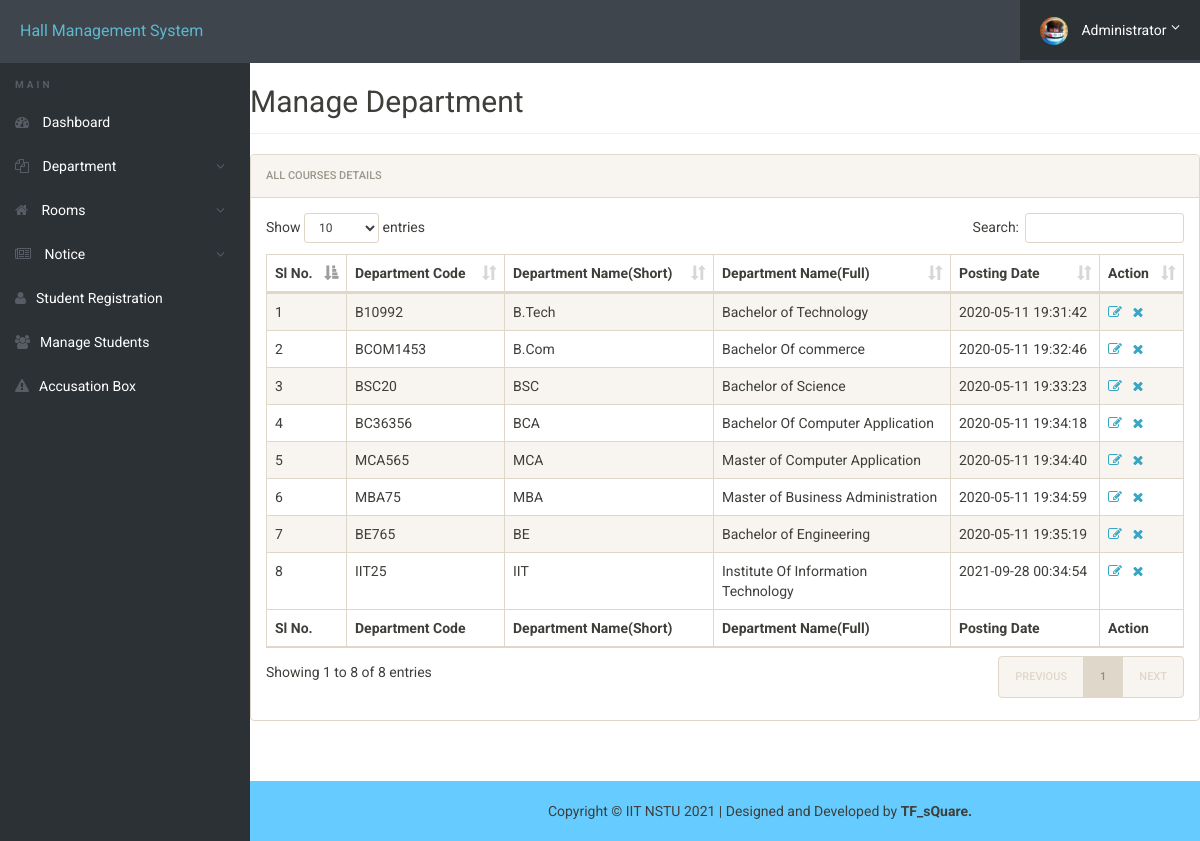
Page /admin/manage-courses.php (signed in) on the committed database.
### tables this page shows
CREATE TABLE `courses` (
  `id` int(11) NOT NULL,
  `course_code` varchar(255) NOT NULL,
  `course_sn` varchar(255) NOT NULL,
  `course_fn` varchar(255) NOT NULL,
  `posting_date` timestamp NOT NULL DEFAULT current_timestamp()
);

### admin/manage-courses.php (the view, shortened to what this page needs)
<?php
include('includes/config.php');
?>
<!doctype html>
<html lang="en" class="no-js">
<head>
	<link rel="stylesheet" href="css/font-awesome.min.css">
	<link rel="stylesheet" href="css/bootstrap.min.css">
	<link rel="stylesheet" href="css/dataTables.bootstrap.min.css">
	<link rel="stylesheet" href="css/bootstrap-social.css">
	<link rel="stylesheet" href="css/bootstrap-select.css">
	<link rel="stylesheet" href="css/fileinput.min.css">
	<link rel="stylesheet" href="css/awesome-bootstrap-checkbox.css">
	<link rel="stylesheet" href="css/style.css">
</head>
<body>
	<?php include('includes/header.php');?>
	<div class="ts-main-content div-space">
		<?php include('includes/sidebar.php');?>
		<div class="content-wrapper" style="margin-top:50px;>
			<div class="container-fluid">
				<div class="row">
					<div class="col-md-12">
						<h2 class="page-title">Manage Department</h2>
						<div class="panel panel-default">
							<div class="panel-heading">All Courses Details</div>
							<div class="panel-body">
								<table id="zctb" class="display table table-striped table-bordered table-hover" cellspacing="0" width="100%">
									<thead>
										<tr>
											<th>Sl No.</th>
											<th>Department Code</th>
											<th>Department Name(Short)</th>
											<th>Department Name(Full)</th>
											<th>Posting Date </th>
											<th>Action</th>
										</tr>
									</thead>
									<tfoot>
										<tr>
											<th>Sl No.</th>
											<th>Department Code</th>
											<th>Department Name(Short)</th>
											<th>Department Name(Full)</th>
											<th>Posting Date</th>
											<th>Action</th>
										</tr>
									</tfoot>
									<tbody>
<?php
$tmp_mng_dept_query="SELECT * FROM courses";
$mng_dept_query= $mysqli->prepare($tmp_mng_dept_query) ;
$mng_dept_query->execute() ;
$data=$mng_dept_query->get_result();
$cnt=1;
while($row=$data->fetch_object())
	  {
	  	?>
										<tr>
											<td><?php echo $cnt;;?></td>
											<td><?php echo $row->course_code;?></td>
											<td><?php echo $row->course_sn;?></td>
											<td><?php echo $row->course_fn;?></td>
											<td><?php echo $row->posting_date;?></td>
											<td><a href="edit-course.php?id=<?php echo $row->id;?>"><i class="fa fa-edit"></i></a>&nbsp;&nbsp;
												<a href="delete-course.php?del=<?php echo $row->id;?>" onclick="return confirm(" Do you want to delete");"><i class="fa fa-close"></i></a>
											</td>
										</tr>
										<?php
$cnt=$cnt+1;
									 } ?>
									</tbody>
								</table>
							</div>
						</div>
					</div>
				</div>
			</div>
		</div>
 <?php include("includes/footer.php");?>
</body>
</html>

### admin/includes/header.php (shortened to what this page needs)
<?php if ($_SESSION['id']) { ?>
<div class="brand clearfix">
		<a href="#" class="logo" style="font-size:16px;">Hall Management System</a>
		<ul class="ts-profile-nav">
			<li class="ts-account">
				<a href="#"><img src="img/ts-avatar.jpg" class="ts-avatar hidden-side" alt=""> Administrator <i class="fa fa-angle-down hidden-side"></i></a>
			</li>
		</ul>
	</div>
		<?php } ?>

### admin/includes/sidebar.php (shortened to what this page needs)
<nav class="ts-sidebar">
	<ul class="ts-sidebar-menu">
		<li class="ts-label">Main</li>
		<?PHP if(isset($_SESSION['id']))
		{ ?>
		<li><a href="dashboard.php"><i class="fa fa-dashboard"></i> Dashboard</a></li>
		<li><a href="#"><i class="fa fa-files-o"></i> Department</a>
		</li>
		<li><a href="#"><i class="fa fa-home"></i> Rooms</a>
		</li>
		<li><a href="#"><i class="fa fa-newspaper-o"></i> Notice</a>
		</li>
		<li><a href="registration.php"><i class="fa fa-user"></i>Student Registration</a></li>
		<li><a href="manage-students.php"><i class="fa fa-users"></i>Manage Students</a></li>
		<li><a href="show-accusition.php"><i class="fa fa-warning"></i>Accusation Box</a></li>
		<?php } else { ?>
			<li><a href="../index.php"><i class="fa fa-users"></i> User Login</a></li>
			<li><a href="index.php"><i class="fa fa-user"></i> Administrator Login</a></li>
		<?php } ?>
</nav>

### admin/includes/footer.php
<footer class="footer" style="position:fixed;width:auto;right:0;left:0;margin-top:30px">
	<div class="container footer-bottom" style="margin-left:100px">
		<div style="margin-left: 100px">
			<p style="padding-left: 50px; padding-top:20px; text-align: center;">Copyright © IIT NSTU 2021 | Designed and Developed by <b> TF_sQuare.</b></p>
		</div>
	</div>
</footer>

### admin/css/style.css (style rules this page uses)
html { font-size: 14px; }
@media only screen and (min-width: 480px) { html { font-size: 17px; } }
@media only screen and (min-width: 768px) { html { font-size: 14px; } }
@media only screen and (min-width: 1024px) { p { font-size: 1em; margin-bottom: 1.8em; } }
body { font-size: 1em; }
a { color: #37a6c4; }
.panel { overflow: hidden; }
ul, li { margin: 0; padding: 0; list-style: none; }
.page-title { padding-bottom: 15px; margin-bottom: 20px; border-bottom: 1px solid #f0f0f0; }
.brand { background: #3e454c; position: relative; z-index: 3; position: fixed; width: 100%; top: 0; }
.brand .logo { box-sizing: border-box; padding: 20px; float: left; display: block; width: 200px; }
@media only screen and (min-width: 992px) { .brand .logo { width: 250px; } }
.brand .ts-profile-nav { float: right; display: none; }
.brand .ts-profile-nav li { float: left; position: relative; }
.brand .ts-profile-nav li a { display: block; padding: 20px; color: #fff; }
.brand .ts-profile-nav .ts-account .fa-angle-down { float: right; }
.brand .ts-profile-nav .ts-account > a { width: 180px; background: #2c3136; }
.brand .ts-profile-nav .ts-account .ts-avatar { border-radius: 50%; height: 28px; margin: -10px 0; margin-right: 10px; }
@media only screen and (min-width: 992px) { .brand .ts-profile-nav { display: block; } }
.ts-sidebar { background: #2c3136; max-height: 0; transition: max-height 0.3s; overflow: hidden; position: fixed; z-index: 2; width: 100%; bottom: 0; top: 60px; overflow-y: auto; }
@media only screen and (min-width: 992px) { .ts-sidebar { max-height: 100%; bottom: 0; } }
.ts-sidebar-menu .ts-label { color: #585c64; font-weight: bold; padding: 8px 15px; text-transform: uppercase; font-size: 10px; letter-spacing: 3px; margin-top: 10px; }
.ts-sidebar-menu a { display: block; text-decoration: none; padding: 12px 15px; color: #fff; }
.ts-sidebar-menu li { position: relative; }
.ts-sidebar-menu li i { color: #585c64; margin-right: 10px; }
.ts-main-content .content-wrapper { padding-top: 15px; margin-top: 10px; }
@media only screen and (min-width: 992px) { .ts-main-content .ts-sidebar { width: 250px; float: left; } }
@media only screen and (min-width: 992px) { .ts-main-content .content-wrapper { margin-left: 250px; } }
footer { position:absolute; bottom:0; width:100%; height:60px; background:#6cf; }
.div-space { margin-bottom: 100px; }

### rows in the picture
courses: course_code "B10992", course_sn "B.Tech", course_fn "Bachelor of Technology", posting_date "2020-05-11 19:31:42"
courses: course_code "BCOM1453", course_sn "B.Com", course_fn "Bachelor Of commerce", posting_date "2020-05-11 19:32:46"
courses: course_code "BSC20", course_sn "BSC", course_fn "Bachelor of Science", posting_date "2020-05-11 19:33:23"
courses: course_code "BC36356", course_sn "BCA", course_fn "Bachelor Of Computer Application", posting_date "2020-05-11 19:34:18"
courses: course_code "MCA565", course_sn "MCA", course_fn "Master of Computer Application", posting_date "2020-05-11 19:34:40"
courses: course_code "MBA75", course_sn "MBA", course_fn "Master of Business Administration", posting_date "2020-05-11 19:34:59"
courses: course_code "BE765", course_sn "BE", course_fn "Bachelor of Engineering", posting_date "2020-05-11 19:35:19"
courses: course_code "IIT25", course_sn "IIT", course_fn "Institute Of Information Technology", posting_date "2021-09-28 00:34:54"
